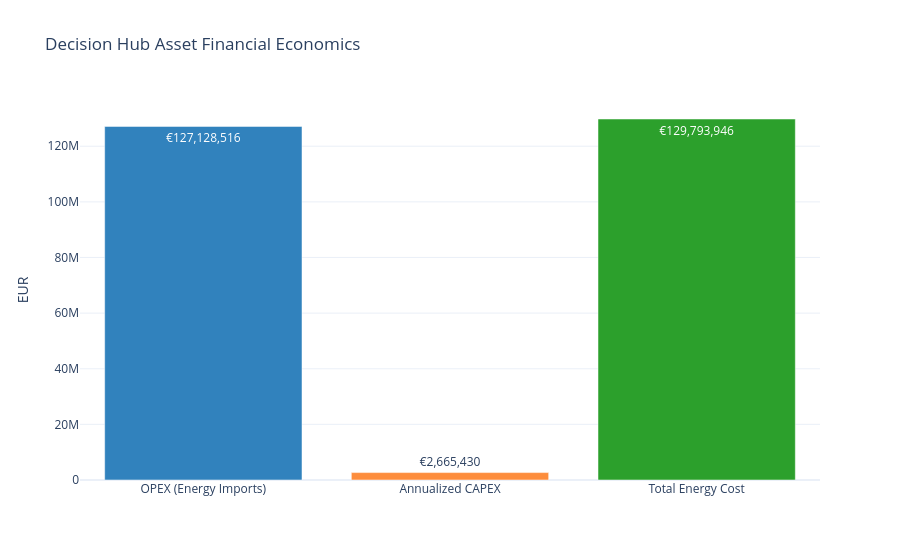

The notebook cell this image was saved under:
### Code cell
# Instantiate Decision Hub Investment Model
hes_inv = HenkelEnergySystem(config=inv_config, df_market=df_market_full, df_solar=df_solar_full)
n_inv = hes_inv.build_energy_system()

# Solve Decision Hub Investment Model
meta_inv = hes_inv.solve()

print("\n--- DECISION HUB OPTIMIZATION SUMMARY ---")
display(pd.DataFrame([meta_inv]))

# 1. Render PyPSA Optimal Asset Sizing Results Table
df_sizing = create_pypsa_asset_sizing_table(meta_inv)
print("\n--- OPTIMAL INVESTMENT ASSET SIZING ---")
display(df_sizing)

# 2. Render Financial & Technical Scenario Comparison Table
df_summary = create_summary_dataframe({"Operation Hub": meta_op, "Decision Hub": meta_inv})
print("\n--- EXECUTIVE SCENARIO COMPARISON SUMMARY TABLE ---")
display(df_summary)

# 3. Render Asset Financial Economics Bar Chart
fig_econ = plot_asset_economics_interactive(meta_inv, title="Decision Hub Asset Financial Economics")
fig_econ.show()

### Figure 1 — Plotly figure (JSON) as saved in the notebook; plotly's stock layout.template omitted (floating-point values rounded to 4 significant figures)
{"data": [{"marker": {"color": ["#3182bd", "#fd8d3c", "#2ca02c"]}, "text": ["€127,128,516", "€2,665,430", "€129,793,946"], "textposition": "auto", "type": "bar", "x": ["OPEX (Energy Imports)", "Annualized CAPEX", "Total Energy Cost"], "y": [127100000.0, 2665000.0, 129800000.0]}], "layout": {"title": {"text": "Decision Hub Asset Financial Economics"}, "yaxis": {"title": {"text": "EUR"}}}}
